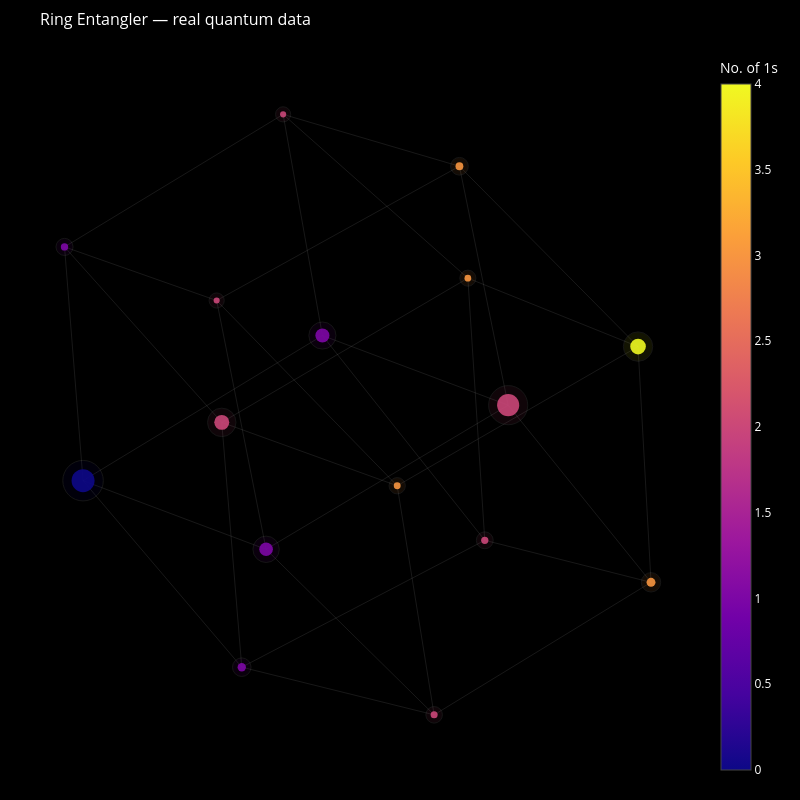

The notebook cell saved with this chart:
### Code cell
fig = draw_constellation_interactive(
    positions,
    nodes,
    edges,
    title="Ring Entangler — real quantum data"
)
fig.show()

### Figure 1 — Plotly figure (JSON) as saved in the notebook; plotly's stock layout.template omitted (floating-point values rounded to 4 significant figures)
{"data": [{"hoverinfo": "none", "line": {"color": "rgba(255,255,255,0.12)", "width": 0.8}, "mode": "lines", "showlegend": false, "type": "scatter", "x": [-0.2518, 0.3351, null], "y": [1, 0.8272, null]}, {"hoverinfo": "none", "line": {"color": "rgba(255,255,255,0.12)", "width": 0.8}, "mode": "lines", "showlegend": false, "type": "scatter", "x": [-0.2518, 0.3632, null], "y": [1, 0.4548, null]}, {"hoverinfo": "none", "line": {"color": "rgba(255,255,255,0.12)", "width": 0.8}, "mode": "lines", "showlegend": false, "type": "scatter", "x": [-0.2518, -0.9794, null], "y": [1, 0.5588, null]}, {"hoverinfo": "none", "line": {"color": "rgba(255,255,255,0.12)", "width": 0.8}, "mode": "lines", "showlegend": false, "type": "scatter", "x": [-0.2518, -0.121, null], "y": [1, 0.2637, null]}, {"hoverinfo": "none", "line": {"color": "rgba(255,255,255,0.12)", "width": 0.8}, "mode": "lines", "showlegend": false, "type": "scatter", "x": [0.128, -0.456, null], "y": [-0.2363, -0.02532, null]}, {"hoverinfo": "none", "line": {"color": "rgba(255,255,255,0.12)", "width": 0.8}, "mode": "lines", "showlegend": false, "type": "scatter", "x": [0.128, 0.9297, null], "y": [-0.2363, 0.227, null]}, {"hoverinfo": "none", "line": {"color": "rgba(255,255,255,0.12)", "width": 0.8}, "mode": "lines", "showlegend": false, "type": "scatter", "x": [0.128, -0.473, null], "y": [-0.2363, 0.3804, null]}, {"hoverinfo": "none", "line": {"color": "rgba(255,255,255,0.12)", "width": 0.8}, "mode": "lines", "showlegend": false, "type": "scatter", "x": [0.128, 0.2509, null], "y": [-0.2363, -0.9989, null]}, {"hoverinfo": "none", "line": {"color": "rgba(255,255,255,0.12)", "width": 0.8}, "mode": "lines", "showlegend": false, "type": "scatter", "x": [0.3351, 0.4974, null], "y": [0.8272, 0.03194, null]}, {"hoverinfo": "none", "line": {"color": "rgba(255,255,255,0.12)", "width": 0.8}, "mode": "lines", "showlegend": false, "type": "scatter", "x": [0.3351, 0.9297, null], "y": [0.8272, 0.227, null]}, {"hoverinfo": "none", "line": {"color": "rgba(255,255,255,0.12)", "width": 0.8}, "mode": "lines", "showlegend": false, "type": "scatter", "x": [0.3351, -0.473, null], "y": [0.8272, 0.3804, null]}, {"hoverinfo": "none", "line": {"color": "rgba(255,255,255,0.12)", "width": 0.8}, "mode": "lines", "showlegend": false, "type": "scatter", "x": [-0.456, 0.3632, null], "y": [-0.02532, 0.4548, null]}, {"hoverinfo": "none", "line": {"color": "rgba(255,255,255,0.12)", "width": 0.8}, "mode": "lines", "showlegend": false, "type": "scatter", "x": [-0.456, -0.9794, null], "y": [-0.02532, 0.5588, null]}, {"hoverinfo": "none", "line": {"color": "rgba(255,255,255,0.12)", "width": 0.8}, "mode": "lines", "showlegend": false, "type": "scatter", "x": [-0.456, -0.3894, null], "y": [-0.02532, -0.8403, null]}, {"hoverinfo": "none", "line": {"color": "rgba(255,255,255,0.12)", "width": 0.8}, "mode": "lines", "showlegend": false, "type": "scatter", "x": [0.4974, -0.3084, null], "y": [0.03194, -0.4479, null]}, {"hoverinfo": "none", "line": {"color": "rgba(255,255,255,0.12)", "width": 0.8}, "mode": "lines", "showlegend": false, "type": "scatter", "x": [0.4974, 0.9729, null], "y": [0.03194, -0.5578, null]}, {"hoverinfo": "none", "line": {"color": "rgba(255,255,255,0.12)", "width": 0.8}, "mode": "lines", "showlegend": false, "type": "scatter", "x": [0.4974, -0.121, null], "y": [0.03194, 0.2637, null]}, {"hoverinfo": "none", "line": {"color": "rgba(255,255,255,0.12)", "width": 0.8}, "mode": "lines", "showlegend": false, "type": "scatter", "x": [0.3632, 0.9297, null], "y": [0.4548, 0.227, null]}, {"hoverinfo": "none", "line": {"color": "rgba(255,255,255,0.12)", "width": 0.8}, "mode": "lines", "showlegend": false, "type": "scatter", "x": [0.3632, 0.4195, null], "y": [0.4548, -0.4179, null]}, {"hoverinfo": "none", "line": {"color": "rgba(255,255,255,0.12)", "width": 0.8}, "mode": "lines", "showlegend": false, "type": "scatter", "x": [0.9297, 0.9729, null], "y": [0.227, -0.5578, null]}, {"hoverinfo": "none", "line": {"color": "rgba(255,255,255,0.12)", "width": 0.8}, "mode": "lines", "showlegend": false, "type": "scatter", "x": [-0.473, -0.9794, null], "y": [0.3804, 0.5588, null]}, {"hoverinfo": "none", "line": {"color": "rgba(255,255,255,0.12)", "width": 0.8}, "mode": "lines", "showlegend": false, "type": "scatter", "x": [-0.473, -0.3084, null], "y": [0.3804, -0.4479, null]}, {"hoverinfo": "none", "line": {"color": "rgba(255,255,255,0.12)", "width": 0.8}, "mode": "lines", "showlegend": false, "type": "scatter", "x": [-0.9794, -0.9177, null], "y": [0.5588, -0.2194, null]}, {"hoverinfo": "none", "line": {"color": "rgba(255,255,255,0.12)", "width": 0.8}, "mode": "lines", "showlegend": false, "type": "scatter", "x": [0.4195, -0.3894, null], "y": [-0.4179, -0.8403, null]}, {"hoverinfo": "none", "line": {"color": "rgba(255,255,255,0.12)", "width": 0.8}, "mode": "lines", "showlegend": false, "type": "scatter", "x": [0.4195, 0.9729, null], "y": [-0.4179, -0.5578, null]}, {"hoverinfo": "none", "line": {"color": "rgba(255,255,255,0.12)", "width": 0.8}, "mode": "lines", "showlegend": false, "type": "scatter", "x": [0.4195, -0.121, null], "y": [-0.4179, 0.2637, null]}, {"hoverinfo": "none", "line": {"color": "rgba(255,255,255,0.12)", "width": 0.8}, "mode": "lines", "showlegend": false, "type": "scatter", "x": [-0.3894, 0.2509, null], "y": [-0.8403, -0.9989, null]}, {"hoverinfo": "none", "line": {"color": "rgba(255,255,255,0.12)", "width": 0.8}, "mode": "lines", "showlegend": false, "type": "scatter", "x": [-0.3894, -0.9177, null], "y": [-0.8403, -0.2194, null]}, {"hoverinfo": "none", "line": {"color": "rgba(255,255,255,0.12)", "width": 0.8}, "mode": "lines", "showlegend": false, "type": "scatter", "x": [0.2509, -0.3084, null], "y": [-0.9989, -0.4479, null]}, {"hoverinfo": "none", "line": {"color": "rgba(255,255,255,0.12)", "width": 0.8}, "mode": "lines", "showlegend": false, "type": "scatter", "x": [0.2509, 0.9729, null], "y": [-0.9989, -0.5578, null]}, {"hoverinfo": "none", "line": {"color": "rgba(255,255,255,0.12)", "width": 0.8}, "mode": "lines", "showlegend": false, "type": "scatter", "x": [-0.3084, -0.9177, null], "y": [-0.4479, -0.2194, null]}, {"hoverinfo": "none", "line": {"color": "rgba(255,255,255,0.12)", "width": 0.8}, "mode": "lines", "showlegend": false, "type": "scatter", "x": [-0.9177, -0.121, null], "y": [-0.2194, 0.2637, null]}, {"hoverinfo": "none", "marker": {"color": [2, 3, 3, 2, 2, 3, 4, 2, 1, 2, 1, 2, 1, 0, 3, 1], "colorscale": [[0, "#0d0887"], [0.1111, "#46039f"], [0.2222, "#7201a8"], [0.3333, "#9c179e"], [0.4444, "#bd3786"], [0.5556, "#d8576b"], [0.6667, "#ed7953"], [0.7778, "#fb9f3a"], [0.8889, "#fdca26"], [1, "#f0f921"]], "opacity": 0.08, "size": [15.2, 16.32, 17.72, 28.48, 39.16, 16.08, 29.4, 15.16, 17.08, 16.88, 18.56, 16.56, 26.36, 40.52, 19.4, 27.12]}, "mode": "markers", "showlegend": false, "type": "scatter", "x": [-0.2518, 0.128, 0.3351, -0.456, 0.4974, 0.3632, 0.9297, -0.473, -0.9794, 0.4195, -0.3894, 0.2509, -0.3084, -0.9177, 0.9729, -0.121], "y": [1, -0.2363, 0.8272, -0.02532, 0.03194, 0.4548, 0.227, 0.3804, 0.5588, -0.4179, -0.8403, -0.9989, -0.4479, -0.2194, -0.5578, 0.2637]}, {"hovertemplate": "%{text}<extra></extra>", "marker": {"color": [2, 3, 3, 2, 2, 3, 4, 2, 1, 2, 1, 2, 1, 0, 3, 1], "colorbar": {"tickfont": {"color": "white"}, "title": {"font": {"color": "white"}, "text": "No. of 1s"}}, "colorscale": [[0, "#0d0887"], [0.1111, "#46039f"], [0.2222, "#7201a8"], [0.3333, "#9c179e"], [0.4444, "#bd3786"], [0.5556, "#d8576b"], [0.6667, "#ed7953"], [0.7778, "#fb9f3a"], [0.8889, "#fdca26"], [1, "#f0f921"]], "line": {"width": 0}, "opacity": 0.9, "showscale": true, "size": [6.133, 6.88, 7.813, 14.99, 22.11, 6.72, 15.6, 6.107, 7.387, 7.253, 8.373, 7.04, 13.57, 23.01, 8.933, 14.08]}, "mode": "markers", "showlegend": false, "text": ["<b>1001</b><br>Count: 5<br>Probability: 0.2%<br>Number of 1s: 2", "<b>0111</b><br>Count: 33<br>Probability: 1.1%<br>Number of 1s: 3", "<b>1011</b><br>Count: 68<br>Probability: 2.3%<br>Number of 1s: 3", "<b>0101</b><br>Count: 337<br>Probability: 11.2%<br>Number of 1s: 2", "<b>1010</b><br>Count: 604<br>Probability: 20.1%<br>Number of 1s: 2", "<b>1101</b><br>Count: 27<br>Probability: 0.9%<br>Number of 1s: 3", "<b>1111</b><br>Count: 360<br>Probability: 12.0%<br>Number of 1s: 4", "<b>0011</b><br>Count: 4<br>Probability: 0.1%<br>Number of 1s: 2", "<b>0001</b><br>Count: 52<br>Probability: 1.7%<br>Number of 1s: 1", "<b>1100</b><br>Count: 47<br>Probability: 1.6%<br>Number of 1s: 2", "<b>0100</b><br>Count: 89<br>Probability: 3.0%<br>Number of 1s: 1", "<b>0110</b><br>Count: 39<br>Probability: 1.3%<br>Number of 1s: 2", "<b>0010</b><br>Count: 284<br>Probability: 9.5%<br>Number of 1s: 1", "<b>0000</b><br>Count: 638<br>Probability: 21.3%<br>Number of 1s: 0", "<b>1110</b><br>Count: 110<br>Probability: 3.7%<br>Number of 1s: 3", "<b>1000</b><br>Count: 303<br>Probability: 10.1%<br>Number of 1s: 1"], "type": "scatter", "x": [-0.2518, 0.128, 0.3351, -0.456, 0.4974, 0.3632, 0.9297, -0.473, -0.9794, 0.4195, -0.3894, 0.2509, -0.3084, -0.9177, 0.9729, -0.121], "y": [1, -0.2363, 0.8272, -0.02532, 0.03194, 0.4548, 0.227, 0.3804, 0.5588, -0.4179, -0.8403, -0.9989, -0.4479, -0.2194, -0.5578, 0.2637]}], "layout": {"height": 800, "hoverlabel": {"bgcolor": "rgba(30,30,40,0.95)", "bordercolor": "rgba(255,255,255,0.2)", "font": {"color": "white"}}, "margin": {"b": 20, "l": 20, "r": 20, "t": 50}, "paper_bgcolor": "black", "plot_bgcolor": "black", "title": {"font": {"color": "white", "size": 16}, "text": "Ring Entangler — real quantum data"}, "width": 800, "xaxis": {"visible": false}, "yaxis": {"scaleanchor": "x", "visible": false}}}
